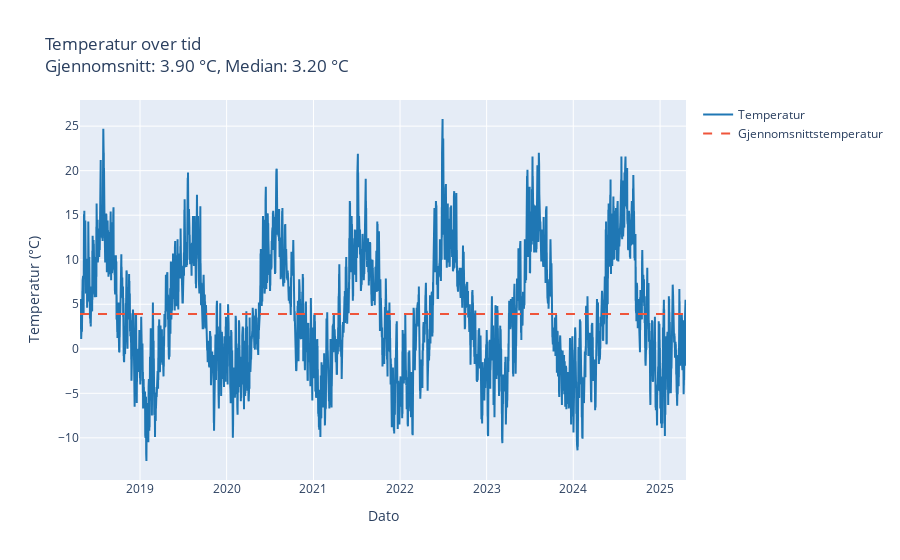
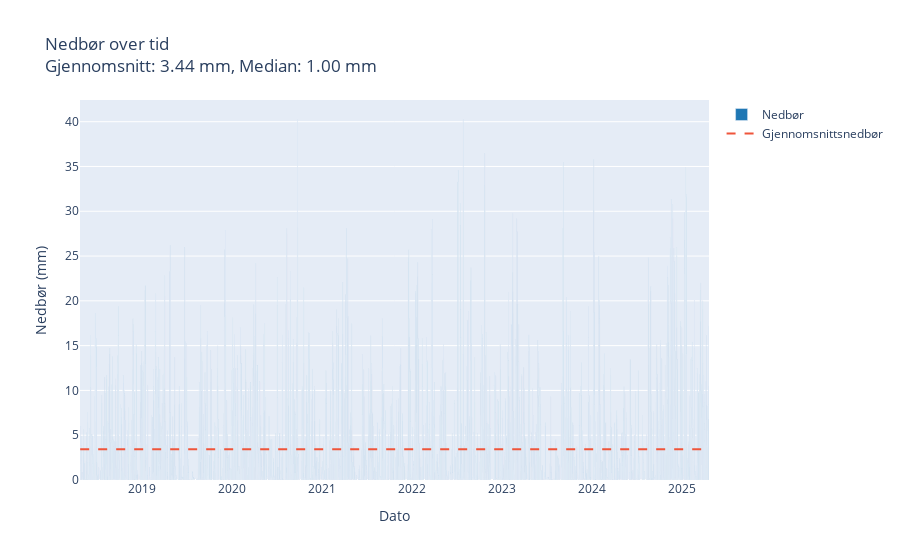
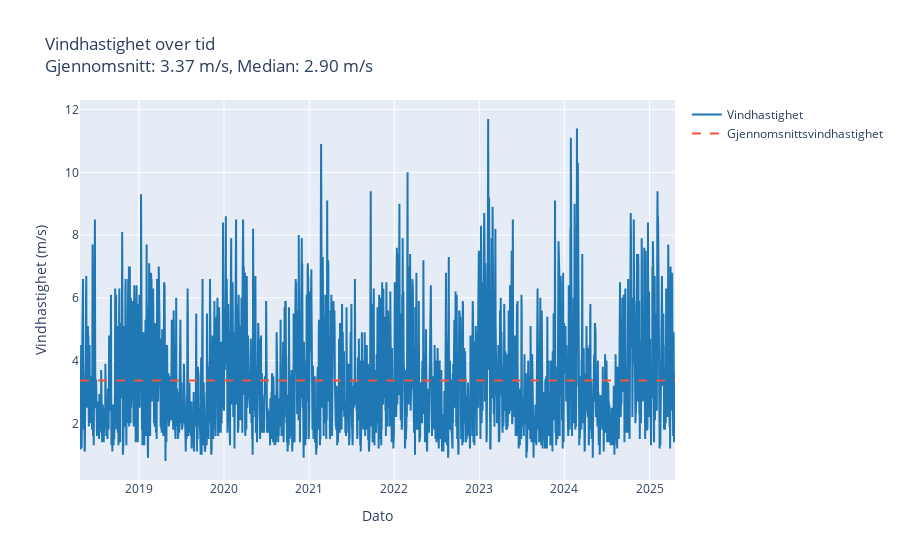
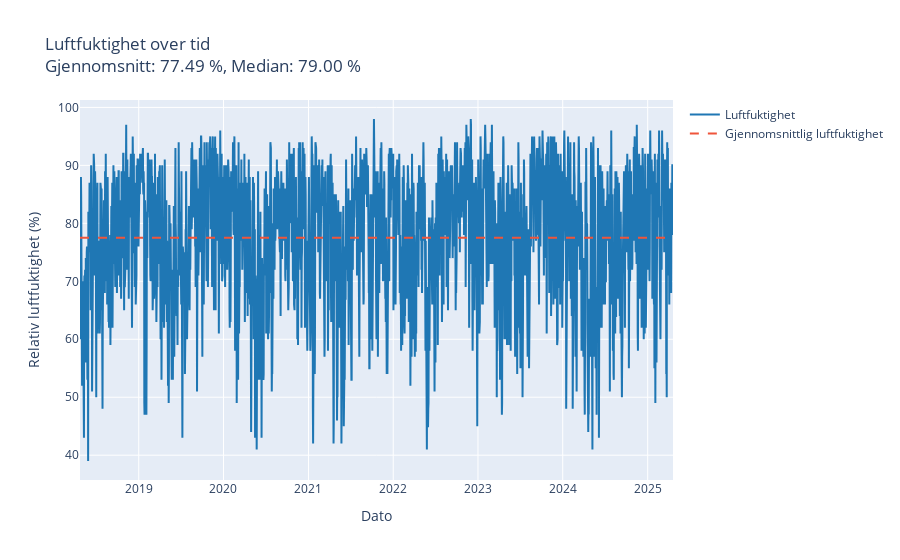

Notebook code for these charts, in order:
### Code cell
# Importerer nødvendige biblioteker
import pandas as pd
import plotly.graph_objects as go

# Leser data fra de separate CSV-filene
temperature_data = pd.read_csv("../data/temperature_data.csv")
precipitation_data = pd.read_csv("../data/precipitation_data.csv")
wind_speed_data = pd.read_csv("../data/wind_speed_data.csv")
humidity_data = pd.read_csv("../data/humidity_data.csv")

# Konverterer referansetiden til datetime for alle datasettene
temperature_data['referenceTime'] = pd.to_datetime(temperature_data['referenceTime'])
precipitation_data['referenceTime'] = pd.to_datetime(precipitation_data['referenceTime'])
wind_speed_data['referenceTime'] = pd.to_datetime(wind_speed_data['referenceTime'])
humidity_data['referenceTime'] = pd.to_datetime(humidity_data['referenceTime'])

# Plotter temperaturdata
fig_temp = go.Figure()
fig_temp.add_trace(go.Scatter(
    x=temperature_data['referenceTime'],
    y=temperature_data['value'],
    mode='lines',
    name='Temperatur',
    line=dict(color='#1f77b4')
))
mean_temp = temperature_data['value'].mean()
median_temp = temperature_data['value'].median()
fig_temp.add_trace(go.Scatter(
    x=temperature_data['referenceTime'],
    y=[mean_temp] * len(temperature_data['referenceTime']),
    mode='lines',
    line=dict(dash='dash', color='rgba(31, 119, 180)'),
    name='Gjennomsnittstemperatur'
))
fig_temp.update_layout(
    title=f"Temperatur over tid<br>Gjennomsnitt: {mean_temp:.2f} °C, Median: {median_temp:.2f} °C",
    xaxis_title="Dato",
    yaxis_title="Temperatur (°C)"
)
fig_temp.show()

# Plotter nedbørsdata
fig_precip = go.Figure()
fig_precip.add_trace(go.Bar(
    x=precipitation_data['referenceTime'],
    y=precipitation_data['value'],
    name='Nedbør',
    marker=dict(color='#1f77b4')
))
mean_precip = precipitation_data['value'].mean()
median_precip = precipitation_data['value'].median()
fig_precip.add_trace(go.Scatter(
    x=precipitation_data['referenceTime'],
    y=[mean_precip] * len(precipitation_data['referenceTime']),
    mode='lines',
    line=dict(dash='dash', color='rgba(31, 119, 180)'),
    name='Gjennomsnittsnedbør'
))
fig_precip.update_layout(
    title=f"Nedbør over tid<br>Gjennomsnitt: {mean_precip:.2f} mm, Median: {median_precip:.2f} mm",
    xaxis_title="Dato",
    yaxis_title="Nedbør (mm)"
)
fig_precip.show()

# Plotter vindhastighetsdata
fig_wind = go.Figure()
fig_wind.add_trace(go.Scatter(
    x=wind_speed_data['referenceTime'],
    y=wind_speed_data['value'],
    mode='lines',
    name='Vindhastighet',
    line=dict(color='#1f77b4')
))
mean_wind = wind_speed_data['value'].mean()
median_wind = wind_speed_data['value'].median()
fig_wind.add_trace(go.Scatter(
    x=wind_speed_data['referenceTime'],
    y=[mean_wind] * len(wind_speed_data['referenceTime']),
    mode='lines',
    line=dict(dash='dash', color='rgba(31, 119, 180)'),
    name='Gjennomsnittsvindhastighet'
))
fig_wind.update_layout(
    title=f"Vindhastighet over tid<br>Gjennomsnitt: {mean_wind:.2f} m/s, Median: {median_wind:.2f} m/s",
    xaxis_title="Dato",
    yaxis_title="Vindhastighet (m/s)"
)
fig_wind.show()

# Plotter luftfuktighetsdata
fig_humidity = go.Figure()
fig_humidity.add_trace(go.Scatter(
    x=humidity_data['referenceTime'],
    y=humidity_data['value'],
    mode='lines',
    name='Luftfuktighet',
    line=dict(color='#1f77b4')
))
mean_humidity = humidity_data['value'].mean()
median_humidity = humidity_data['value'].median()
fig_humidity.add_trace(go.Scatter(
    x=humidity_data['referenceTime'],
    y=[mean_humidity] * len(humidity_data['referenceTime']),
    mode='lines',
    line=dict(dash='dash', color='rgba(31, 119, 180)'),
    name='Gjennomsnittlig luftfuktighet'
))
fig_humidity.update_layout(
    title=f"Luftfuktighet over tid<br>Gjennomsnitt: {mean_humidity:.2f} %, Median: {median_humidity:.2f} %",
    xaxis_title="Dato",
    yaxis_title="Relativ luftfuktighet (%)"
)
fig_humidity.show()

### Figure 1 — Plotly figure (JSON) as saved in the notebook; plotly's stock layout.template omitted (floating-point values rounded to 4 significant figures; data arrays with more than 128 entries replaced by an {"elided": "..."} marker saying what was removed)
{"data": [{"line": {"color": "#1f77b4"}, "mode": "lines", "name": "Temperatur", "type": "scatter", "x": {"elided": "5110 str values"}, "y": {"elided": "5110 float values"}}, {"line": {"color": "rgba(31, 119, 180)", "dash": "dash"}, "mode": "lines", "name": "Gjennomsnittstemperatur", "type": "scatter", "x": {"elided": "5110 str values"}, "y": {"elided": "5110 float values"}}], "layout": {"title": {"text": "Temperatur over tid<br>Gjennomsnitt: 3.90 °C, Median: 3.20 °C"}, "xaxis": {"title": {"text": "Dato"}}, "yaxis": {"title": {"text": "Temperatur (°C)"}}}}

### Figure 2 — Plotly figure (JSON) as saved in the notebook; plotly's stock layout.template omitted (floating-point values rounded to 4 significant figures; data arrays with more than 128 entries replaced by an {"elided": "..."} marker saying what was removed)
{"data": [{"marker": {"color": "#1f77b4"}, "name": "Nedbør", "type": "bar", "x": {"elided": "5110 str values"}, "y": {"elided": "5110 float values"}}, {"line": {"color": "rgba(31, 119, 180)", "dash": "dash"}, "mode": "lines", "name": "Gjennomsnittsnedbør", "type": "scatter", "x": {"elided": "5110 str values"}, "y": {"elided": "5110 float values"}}], "layout": {"title": {"text": "Nedbør over tid<br>Gjennomsnitt: 3.44 mm, Median: 1.00 mm"}, "xaxis": {"title": {"text": "Dato"}}, "yaxis": {"title": {"text": "Nedbør (mm)"}}}}

### Figure 3 — Plotly figure (JSON) as saved in the notebook; plotly's stock layout.template omitted (floating-point values rounded to 4 significant figures; data arrays with more than 128 entries replaced by an {"elided": "..."} marker saying what was removed)
{"data": [{"line": {"color": "#1f77b4"}, "mode": "lines", "name": "Vindhastighet", "type": "scatter", "x": {"elided": "2555 str values"}, "y": {"elided": "2555 float values"}}, {"line": {"color": "rgba(31, 119, 180)", "dash": "dash"}, "mode": "lines", "name": "Gjennomsnittsvindhastighet", "type": "scatter", "x": {"elided": "2555 str values"}, "y": {"elided": "2555 float values"}}], "layout": {"title": {"text": "Vindhastighet over tid<br>Gjennomsnitt: 3.37 m/s, Median: 2.90 m/s"}, "xaxis": {"title": {"text": "Dato"}}, "yaxis": {"title": {"text": "Vindhastighet (m/s)"}}}}

### Figure 4 — Plotly figure (JSON) as saved in the notebook; plotly's stock layout.template omitted (floating-point values rounded to 4 significant figures; data arrays with more than 128 entries replaced by an {"elided": "..."} marker saying what was removed)
{"data": [{"line": {"color": "#1f77b4"}, "mode": "lines", "name": "Luftfuktighet", "type": "scatter", "x": {"elided": "2555 str values"}, "y": {"elided": "2555 float values"}}, {"line": {"color": "rgba(31, 119, 180)", "dash": "dash"}, "mode": "lines", "name": "Gjennomsnittlig luftfuktighet", "type": "scatter", "x": {"elided": "2555 str values"}, "y": {"elided": "2555 float values"}}], "layout": {"title": {"text": "Luftfuktighet over tid<br>Gjennomsnitt: 77.49 %, Median: 79.00 %"}, "xaxis": {"title": {"text": "Dato"}}, "yaxis": {"title": {"text": "Relativ luftfuktighet (%)"}}}}
